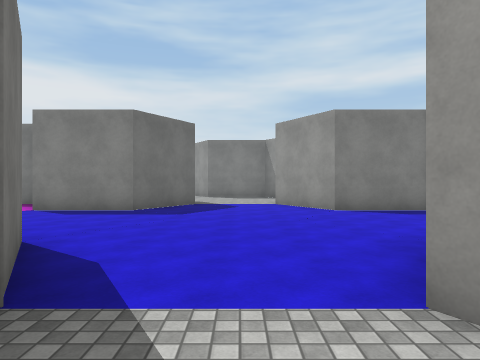
[1] (above)

23 first-person views from a walk through a scene from a Unity 3-D project. The camera is 1.5 m above the floor, looks level and sees 70° across. The floor is counted in squares, 2 m on a side. Each view is taken from the middle of a square. On the plan, view 1 faces up. The plan holds only what a view shows up to about 11 squares ahead; the rest is blank. The place goes on beyond the plan. The player character is not drawn. Surface patterns are stand-ins for the level's own textures.

[2]
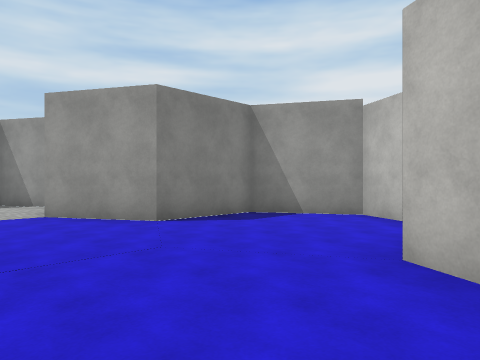

[3]
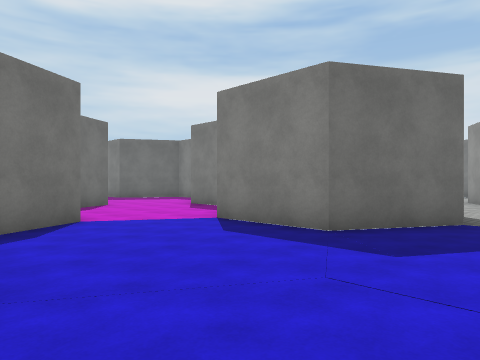

[4]
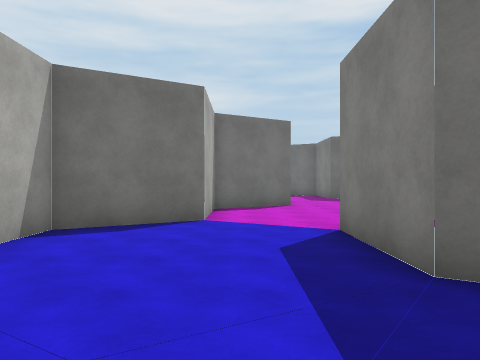

[5]
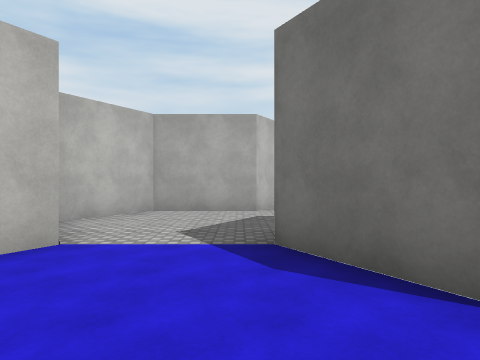

[6]
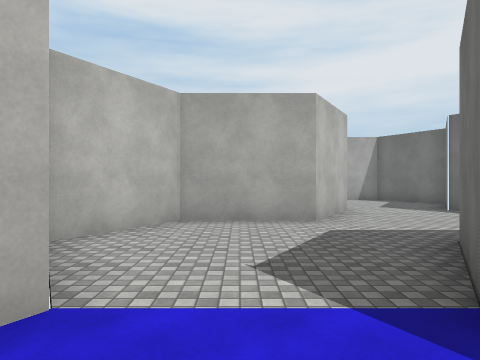

[7]
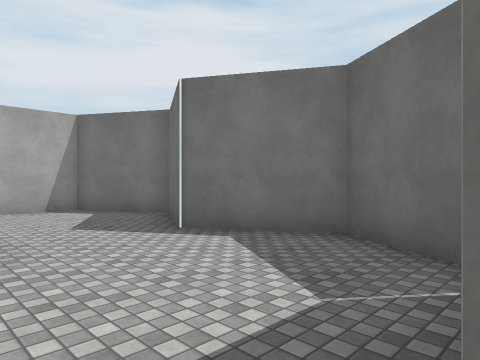

[8]
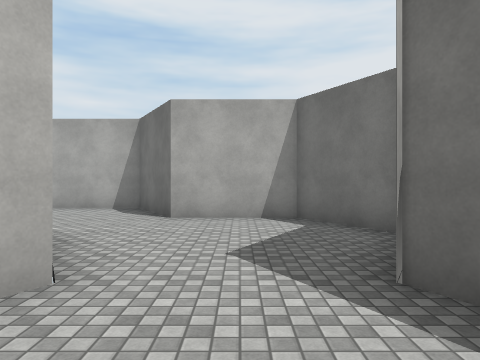

[9]
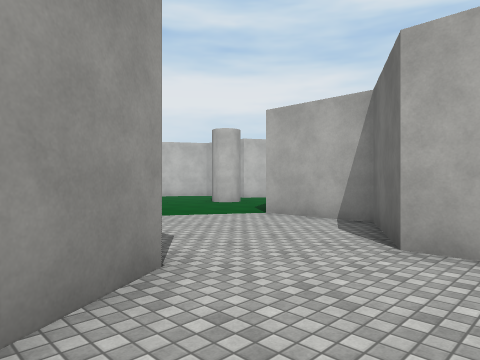

[10]
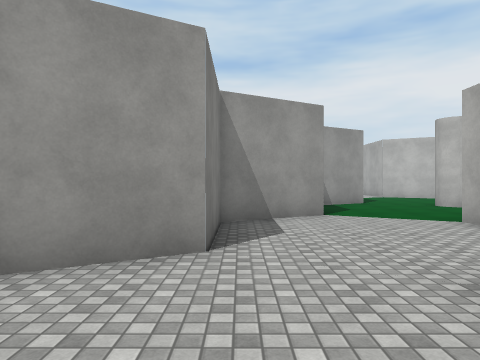

[11]
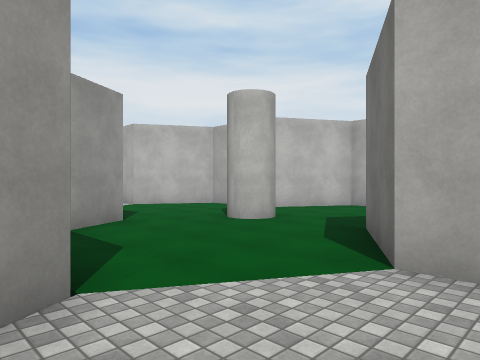

[12]
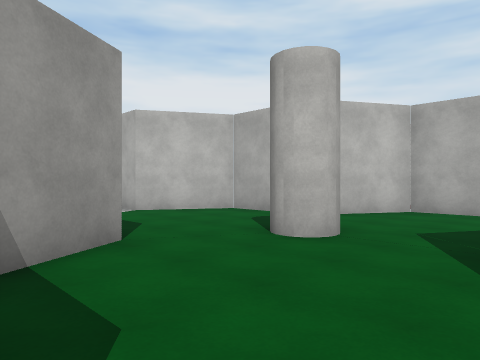

[13]
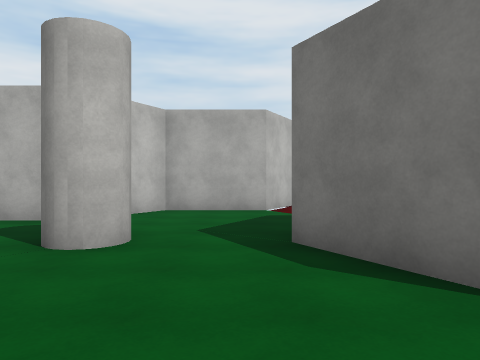

[14]
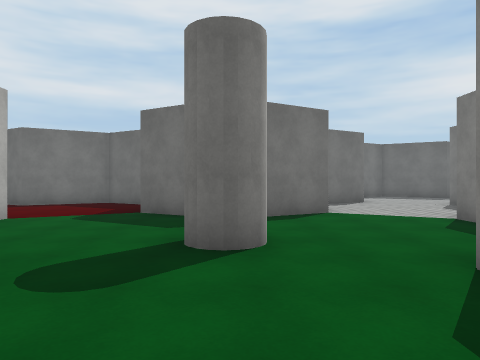

[15]
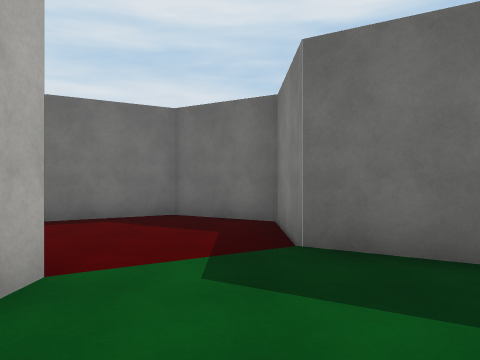

[16]
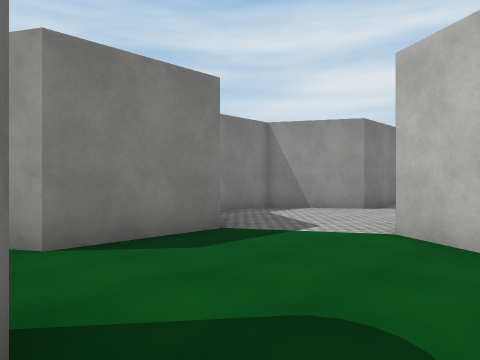

[17]
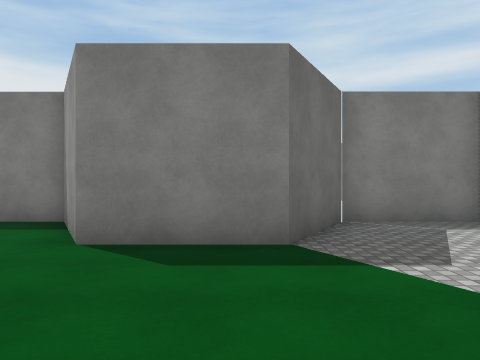

[18]
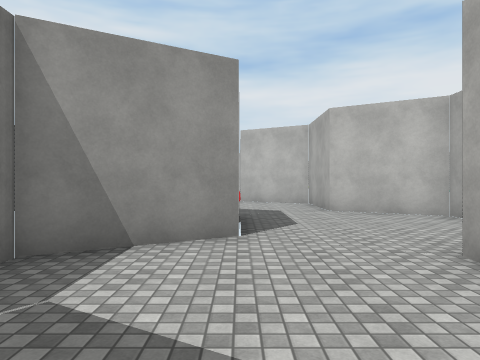

[19]
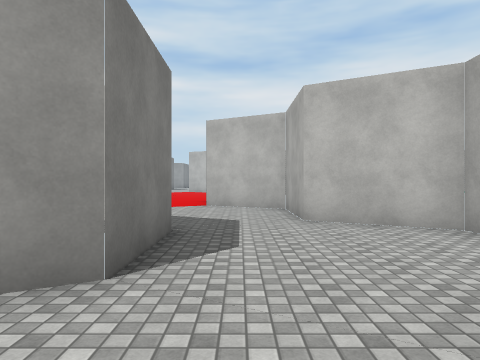

[20]
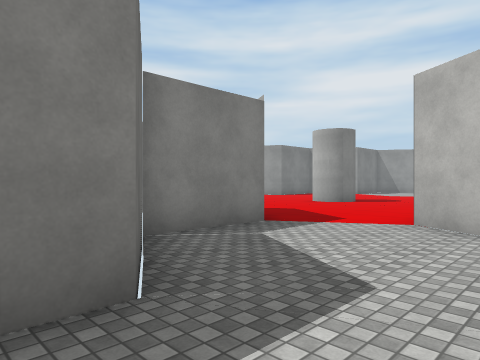

[21]
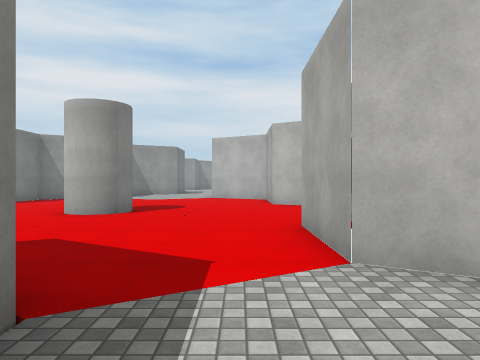

[22]
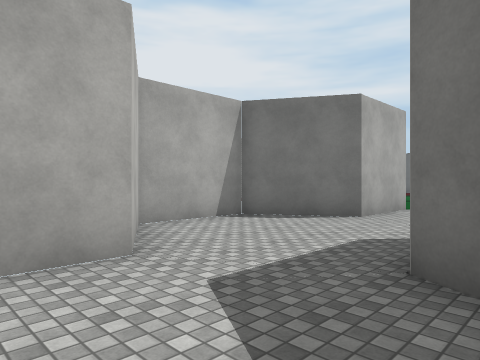

[23]
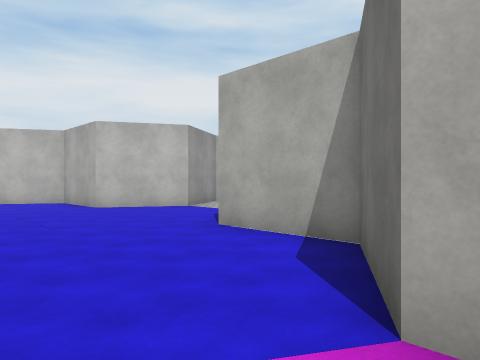

### Floor plan
Points are (right, up) in squares from view 1. A wall is a line through its corners. A room is listed if a view was taken in it or the views show most of it. See-through windows are left out.
Room 1 (views 1, 2, 3, 4, 5, 6, 7)
walls: (1.7, 1.1) (1.1, 2) (2.3, 4.2) (4.8, 4.2) (6.1, 6.4) (4.9, 8.5) (2.3, 8.5) (1.1, 10.7); (-1.4, 10.7) (-2.6, 8.5) (-5.2, 8.5); (-6.4, 6.3) (-5.1, 4.2) (-2.7, 4.2) (-1.4, 2) (-2.7, -0.2); (-1.4, -2.3) (1.1, -2.3) (2.4, -0.1)
ways out: opening at (-3, -1.5) to room 2; opening at (-5.5, 7.5) to room 6
Room 2 (views 8, 9, 10)
walls: (-2.7, -4.5) (-1.4, -2.3); (-5.5, -0.7) (-6.4, -2.3) (-5.2, -4.5) (-6.4, -6.6) (-5.1, -8.8) (-2.7, -8.8)
ways out: opening at (-3, -1.5) to room 1; opening at (-2, -7) to room 3
Room 3 (view 11)
walls: (-2.7, -8.8) (-1.4, -11) (1.1, -11); (2.3, -8.8) (1.1, -6.6) (-1.4, -6.6) (-2.3, -5.1)
ways out: opening at (-2, -7) to room 2; opening at (1.5, -9.5) to room 4
Room 4 (views 12, 13, 14, 15, 16, 17, 18)
walls: (1.9, -13.8) (1.1, -15.3) (-1.4, -15.3) (-2.6, -17.5) (-2, -18.5); (6.6, -15.3) (8.6, -15.3) (9.9, -13.2); (1.1, -11) (2.4, -13.2); (1.8, -18.5) (2.3, -17.5) (4.8, -17.5) (6.1, -15.4); (8.6, -11) (6.1, -11) (4.8, -8.8) (2.3, -8.8)
ways out: opening at (1.5, -9.5) to room 3; opening at (9, -11.5) to room 5
Room 5 (views 19, 20, 21, 22)
walls: (17, -9.4) (16.1, -11) (13.6, -11) (12.3, -8.8) (9.8, -8.8) (8.6, -11); (9.9, -13.2) (12.4, -13.2) (13.6, -15.3) (16.1, -15.3) (17.4, -13.2) (19.9, -13.2) (21.1, -11); (19.9, -8.8) (17.2, -8.8)
ways out: opening at (9, -11.5) to room 4; opening at (20, -9.5)
Room 6 (view 23)
walls: (-10.2, 8.5) (-8.9, 6.3) (-6.4, 6.3); (-6.4, 10.7) (-9, 10.7)
ways out: opening at (-5.5, 7.5) to room 1

Where each view was taken, in squares from view 1:
view 1: 0 up, 0 right, facing up
view 2: 3 up, 1 left, facing up-right
view 3: 4 up, 0 right, facing up-left
view 4: 7 up, 0 right, facing left
view 5: 6 up, 1 left, facing down
view 6: 4 up, 0 right, facing down
view 7: 0 up, 2 left, facing down-left
view 8: 2 down, 4 left, facing down
view 9: 5 down, 4 left, facing down-right
view 10: 7 down, 5 left, facing right
view 11: 8 down, 0 right, facing down-right
view 12: 9 down, 2 right, facing down-right
view 13: 9 down, 3 right, facing down
view 14: 13 down, 9 right, facing left
view 15: 16 down, 5 right, facing left
view 16: 15 down, 5 right, facing up-right
view 17: 15 down, 8 right, facing up
view 18: 11 down, 9 right, facing right
view 19: 12 down, 11 right, facing right
view 20: 13 down, 15 right, facing up-right
view 21: 10 down, 18 right, facing right
view 22: 10 down, 19 right, facing down-left
view 23: 8 up, 7 left, facing down-right
